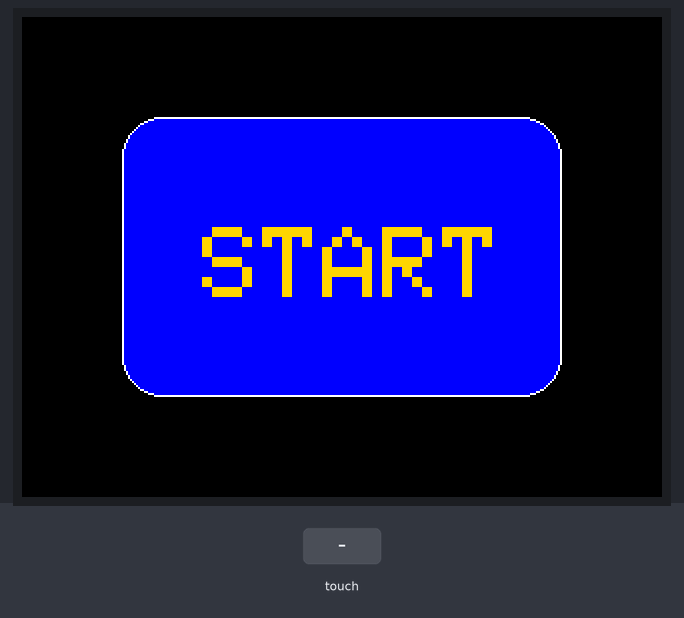
Bench run of a sketch on a simulated Arduino Uno, built with avr-gcc and run on an emulated ATmega328P. Parts: 320×240 colour display. Inputs (shaded band) come from the test bench. What the sketch prints to the serial monitor is not drawn.

Above: at 1.4 s.
1.5 s: touch panel pressed at 38 % / 30 % of its raw x / y range
At 2.0 s:
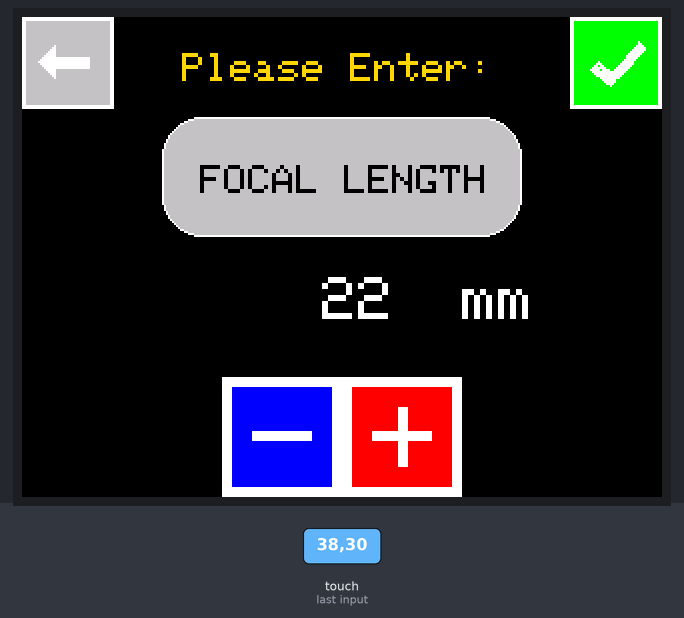
3.2 s: touch panel pressed at 87 % / 90 % of its raw x / y range
At 4.6 s:
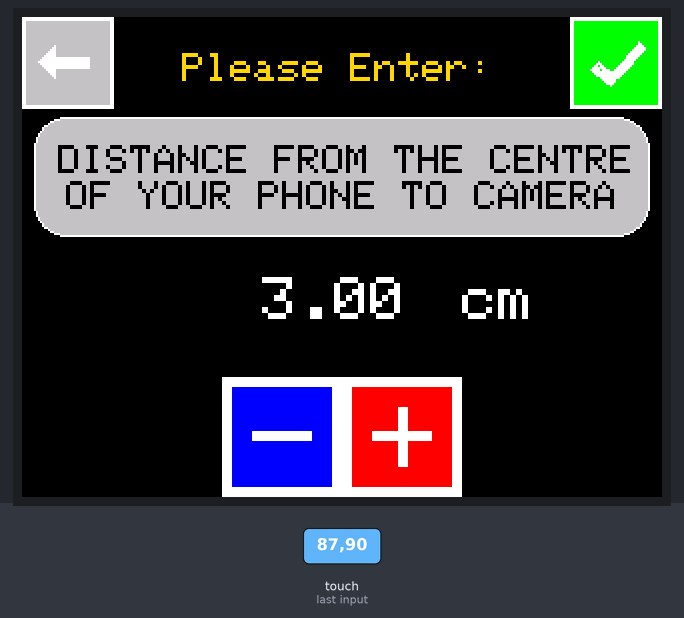
5.0 s: touch panel pressed at 87 % / 90 % of its raw x / y range
At 6.2 s:
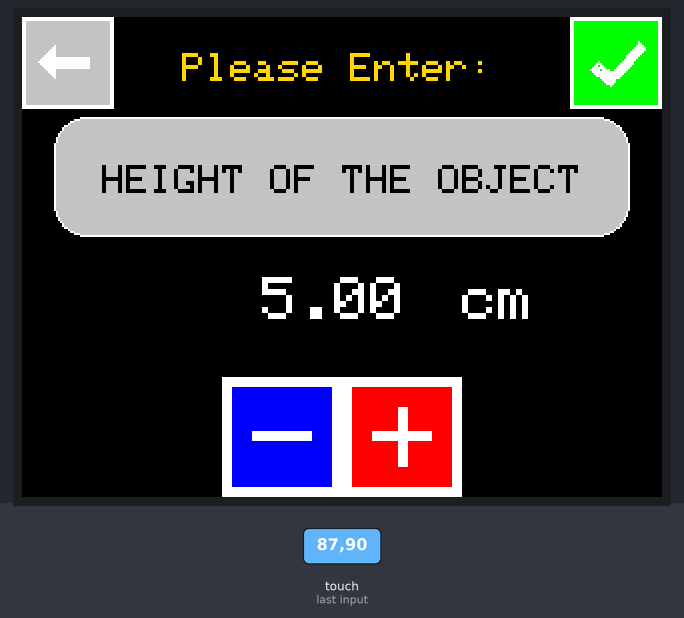
6.6 s: touch panel pressed at 87 % / 90 % of its raw x / y range
At 7.5 s:
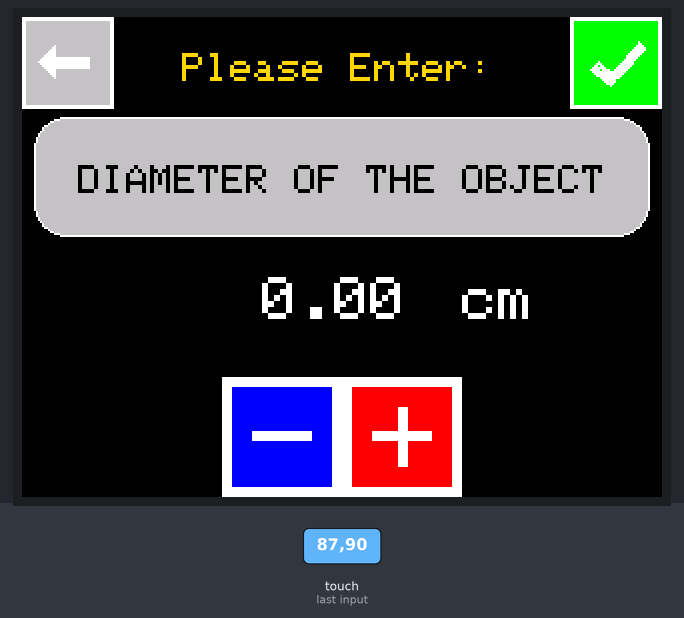
8.2 s: touch panel pressed at 87 % / 90 % of its raw x / y range
At 8.9 s:
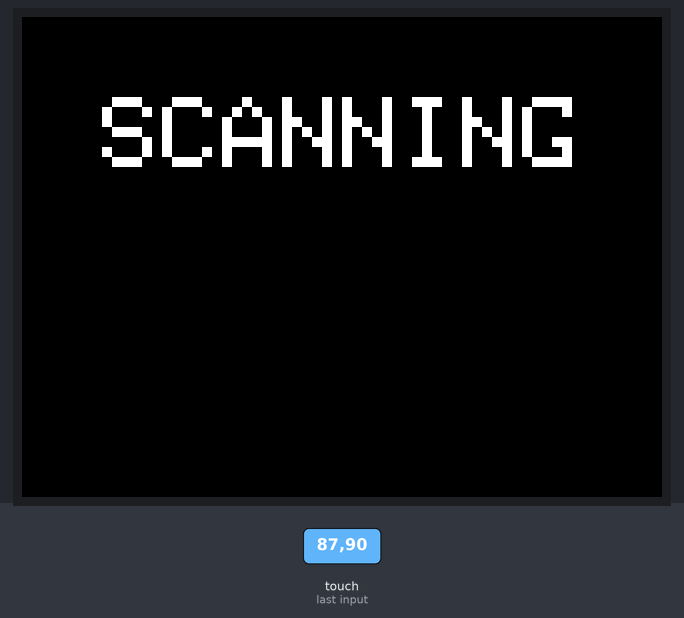
Timing chart, 0 to 11.2 s (numbered marks = the images above; inputs shaded):
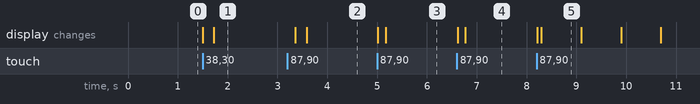

Measured:
- after the input at 1.5 s, the display: first changes at once (image 1 shows a later state)
- after the input at 3.2 s, the display: first changes after 0.16 s (image 2 shows a later state)
- after the input at 5.0 s, the display: first changes at once (image 3 shows a later state)
- after the input at 6.6 s, the display: first changes at once (image 4 shows a later state)
- after the input at 8.2 s, the display: first changes at once (image 5 shows a later state)
- what the display in image 5 shows lasts 0.8 s, from 8.3 s to 9.1 s

The sketch:

Touhcscreen_PTG.ino
```cpp
#include <Adafruit_GFX.h>    // Core graphics library
#include <Adafruit_TFTLCD.h> // Hardware-specific library
#include <TouchScreen.h> // Touch Scrren library
#include <math.h>

#define PI 3.1415926535897932384626433832795
#define sensor_width 36 //sensor width for a full frame camera
#define sensor_height 24 //sensor height for a full frame camera

#define MINPRESSURE 10
#define MAXPRESSURE 1000

#if defined(__SAM3X8E__)
    #undef __FlashStringHelper::F(string_literal)
    #define F(string_literal) string_literal
#endif

//Defining Touch Screen Pins
#define YP A3  // must be an analog pin, use "An" notation!
#define XM A2  // must be an analog pin, use "An" notation!
#define YM 23   // can be a digital pin
#define XP 22   // can be a digital pin

#define TS_MINX 150
#define TS_MINY 120
#define TS_MAXX 920
#define TS_MAXY 940

// For better pressure precision, we need to know the resistance
// between X+ and X- Use any multimeter to read it
// For the one we're using, its 300 ohms across the X plate
TouchScreen ts = TouchScreen(XP, YP, XM, YM, 300);

//Defining Analong Pins
#define LCD_CS A3 // Chip Select goes to Analog 3
#define LCD_CD A2 // Command/Data goes to Analog 2
#define LCD_WR A1 // LCD Write goes to Analog 1
#define LCD_RD A0 // LCD Read goes to Analog 0
#define LCD_RESET A4 // Can alternately just connect to Arduino's reset pin

// When using the BREAKOUT BOARD only, use these 8 data lines to the LCD:
// Data Line Connections for UNO
//   D0 connects to digital pin 8  (Notice these are
//   D1 connects to digital pin 9   NOT in order!)
//   D2 connects to digital pin 2
//   D3 connects to digital pin 3
//   D4 connects to digital pin 4
//   D5 connects to digital pin 5
//   D6 connects to digital pin 6
//   D7 connects to digital pin 7
// For the Arduino Mega, use digital pins 22 through 29
// D0 and D1 connect to 28 and 29 respectively D2-D7 connect to 22-25
// (on the 2-row header at the end of the board).

// For the Arduino Mega, use digital pins 22 through 29
// (on the 2-row header at the end of the board).
//   D0 connects to digital pin 22
//   D1 connects to digital pin 23
//   D2 connects to digital pin 24
//   D3 connects to digital pin 25
//   D4 connects to digital pin 26
//   D5 connects to digital pin 27
//   D6 connects to digital pin 28
//   D7 connects to digital pin 29

// Assign human-readable names to some common 16-bit color values:
#define BLACK   0x0000
#define BLUE    0x001F
#define RED     0xF800
#define GREEN   0x07E0
#define CYAN    0x07FF
#define MAGENTA 0xF81F
#define YELLOW  0xFFE0
#define WHITE   0xFFFF
#define GOLD    0xFEA0
#define SILVER    0xC618
#define LIME    0x07E0


Adafruit_TFTLCD tft(LCD_CS, LCD_CD, LCD_WR, LCD_RD, LCD_RESET);

//VARIABLE DECLARATIONS
int currentpage = 0; // 0 - Start Screen
int flength = 22, save_flength;
float d_centre = 3, save_d_centre;
float h_object = 5, save_h_object;
float d_object = 0, save_d_object;

int plus_1_x = -10;
int plus_2_x = 60;
int plus_1_y = 111;
int plus_2_y = 160;
int minus_1_x = -10;//same as plus_1_x
int minus_2_x = 60;//same as plus_2_x
int minus_1_y = 60;
int minus_2_y = 99;

int back_1_x = 240;
int back_2_x = 320;
int back_1_y = -10;
int back_2_y = 30;
int conf_1_x = 240;//same as back_1_x
int conf_2_x = 320;//same as back_2_x
int conf_1_y = 190;
int conf_2_y = 230;

double AOV_width; // angle of view for the width of the field of view
double AOV_height; //angle of view for the height of the field of view
double focal_length; //equivalent focal length of smartphone camera

double object_diameter;
double object_height;

void setup(void) {

  Serial.begin(9600);
  Serial.println(F("Using Adafruit 2.8\" TFT Breakout Board Pinout"));
  Serial.print("TFT size is "); Serial.print(tft.width()); Serial.print("x"); Serial.println(tft.height());

  tft.reset();

  uint16_t identifier = tft.readID();

  if(identifier == 0x9325) {
    Serial.println(F("Found ILI9325 LCD driver"));
  } else if(identifier == 0x9328) {
    Serial.println(F("Found ILI9328 LCD driver"));
  } else if(identifier == 0x7575) {
    Serial.println(F("Found HX8347G LCD driver"));
  } else if(identifier == 0x9341) {
    Serial.println(F("Found ILI9341 LCD driver"));
  } else if(identifier == 0x8357) {
    Serial.println(F("Found HX8357D LCD driver"));
  } else {
    Serial.print(F("Unknown LCD driver chip: "));
    Serial.println(identifier, HEX);
    Serial.println(F("If using the Adafruit 2.8\" TFT Arduino shield, the line:"));
    Serial.println(F("  #define USE_ADAFRUIT_SHIELD_PINOUT"));
    Serial.println(F("should appear in the library header (Adafruit_TFT.h)."));
    Serial.println(F("If using the breakout board, it should NOT be #defined!"));
    Serial.println(F("Also if using the breakout, double-check that all wiring"));
    Serial.println(F("matches the tutorial."));
    return;
  }

  tft.begin(identifier);
  tft.setRotation(3);
  start_button();
  Serial.println("\nSTART SCREEN\n");
}

void loop(void) {

  //reading touch sensor
  digitalWrite(13, HIGH);
  TSPoint p = ts.getPoint();
  digitalWrite(13, LOW);

  pinMode(XM, OUTPUT);
  pinMode(YP, OUTPUT);

  p.x = map(p.x, TS_MAXX, TS_MINX, tft.width(), 0);
  p.y = map(p.y, TS_MAXY, TS_MINY, tft.height(), 0);

  if (currentpage == 0){//START SCREEN

    if (p.z > MINPRESSURE && p.z < MAXPRESSURE) {
/*
      Serial.print("X = "); Serial.print(p.x);
      Serial.print("\tY = "); Serial.print(p.y);
      Serial.print("\tPressure = "); Serial.println(p.z);
*/
      if (p.x > 50 && p.x < 250 && p.y > 20 && p.y < 200){
        tft.fillScreen(BLACK);
        focal_length_screen(); //LOAD FOCAL LENGTH SCREEN
        currentpage = 1; //GO TO FOCAL LENGTH SCREEN
        Serial.println("FOCAL LENGTH SCREEN");
        delay (600);
      }
    }
  }

  if (currentpage == 1){//FOCAL LENGTH SCREEN
    delay(100);

    if (p.z > MINPRESSURE && p.z < MAXPRESSURE) {

      if (p.x > plus_1_x && p.x < plus_2_x && p.y > plus_1_y && p.y < plus_2_y){
        //Serial.println("Plus");
        flength++;
      }
      if (p.x > minus_1_x && p.x < minus_2_x && p.y > minus_1_y && p.y < minus_2_y){
        //Serial.println("Minus");
        flength--;
      }

      if (flength >= 30){
        flength = 30;
      }
      if (flength <= 22){
        flength = 22;
      }
      num_cover();
      tft.setCursor(150, 130);
      tft.setTextColor(WHITE);
      tft.setTextSize(3);
      tft.println(flength);
      mm();

      if (p.x > back_1_x && p.x < back_2_x && p.y > back_1_y && p.y < back_2_y){//RETURN TO START SCREEN

        tft.fillScreen(BLACK);
        start_button();
        flength = 22;
        currentpage = 0; //BACK TO START SCREEN
        Serial.println("START SCREEN\n");
      }
      if (p.x > conf_1_x && p.x < conf_2_x && p.y > conf_1_y && p.y < conf_2_y){//GO TO DISTANCE FROM CENTRE SCREEN
        save_flength = flength;//SAVED FOCAL LENGTH VARIABLE
        Serial.print("The saved focal length is ");
        Serial.println(save_flength);
        tft.fillScreen(BLACK);
        p.x = 0;
        p.y = 0;
        distance_from_centre();
        currentpage = 2; //GO TO DISTANCE FROM SCREEN
        Serial.println("\nDISTANCE FROM CENTRE SCREEN");
        delay (600);
      }
    }
  }


  if (currentpage == 2){//DISTANCE FROM CENTRE SCREEN

    if (p.z > MINPRESSURE && p.z < MAXPRESSURE) {
      if (p.x > plus_1_x && p.x < plus_2_x && p.y > plus_1_y && p.y < plus_2_y){
        d_centre += 0.1;
      }
      if (p.x > minus_1_x && p.x < minus_2_x && p.y > minus_1_y && p.y < minus_2_y){
        d_centre -= 0.1;
      }
      if (d_centre >= 6){//MAX DISTANCE FROM CENTRE
        d_centre = 6;
      }
      if (d_centre <= 3){//MIN DISTANCE FROM CENTRE
        d_centre = 3;
      }
      num_cover();
      tft.setCursor(120, 130);
      tft.setTextColor(WHITE);
      tft.setTextSize(3);
      tft.println(d_centre);
      cm();

      if (p.x > back_1_x && p.x < back_2_x && p.y > back_1_y && p.y < back_2_y){//RETURN TO FOCAL LENGTH SCREEN
        tft.fillScreen(BLACK);
        focal_length_screen();
        d_centre = 3;
        currentpage = 1; //BACK TO FOCAL LENGTH SCREEN
        Serial.println("\nFOCAL LENGTH SCREEN");
      }
      if (p.x > conf_1_x && p.x < conf_2_x && p.y > conf_1_y && p.y < conf_2_y){//GO TO HEIGHT OF OBJECT SCREEN
        save_d_centre = d_centre;//SAVED DISTANCE FROM CENTRE
        Serial.print("The saved distance from centre is ");
        Serial.println(save_d_centre);
        p.x = 0;
        p.y = 0;
        height_of_object();
        currentpage = 3; //GO TO HEIGHT OF OBJECT SCREEN
        Serial.println("\nHEIGHT OF OBJECT SCREEN SCREEN");
        delay (600);
      }
    }
  }


  if (currentpage == 3){//HEIGHT OF OBJECT SCREEN

    if (p.z > MINPRESSURE && p.z < MAXPRESSURE) {
      if (p.x > plus_1_x && p.x < plus_2_x && p.y > plus_1_y && p.y < plus_2_y){
        h_object += 0.1;
      }
      if (p.x > minus_1_x && p.x < minus_2_x && p.y > minus_1_y && p.y < minus_2_y){
        h_object -= 0.1;
      }
      if (h_object >= 25){//MAX HEIGHT OF OBJECT
        h_object = 25;
      }
      if (h_object <= 5){//MIN HEIGHT OF OBJECT
        h_object = 5;
      }
      num_cover();
      tft.setCursor(120, 130);
      tft.setTextColor(WHITE);
      tft.setTextSize(3);
      tft.println(h_object);
      cm();

      if (p.x > back_1_x && p.x < back_2_x && p.y > back_1_y && p.y < back_2_y){//RETURN TO DISTANCE FROM CENTRE SCREEN
        tft.fillScreen(BLACK);
        distance_from_centre();
        h_object = 5;
        currentpage = 2; //BACK TO DISTANCE FROM CENTRE SCREEN
        Serial.println("\nDISTANCE FROM CENTRE SCREEN");
      }
      if (p.x > conf_1_x && p.x < conf_2_x && p.y > conf_1_y && p.y < conf_2_y){//GO TO DIAMETER OF OBJECT SCREEN
        save_h_object = h_object;//SAVED DISTANCE FROM CENTRE
        Serial.print("The height of object is ");
        Serial.println(save_h_object);
        p.x = 0;
        p.y = 0;
        diameter_of_object();
        currentpage = 4; //GO TO DIAMETER OF OBJECT
        Serial.println("\nDIAMETER OF OBJECT SCREEN");
        delay (600);
      }
    }
  }


  if (currentpage == 4){//DIAMETER OF OBJECT SCREEN
    if (p.z > MINPRESSURE && p.z < MAXPRESSURE) {
      if (p.x > plus_1_x && p.x < plus_2_x && p.y > plus_1_y && p.y < plus_2_y){
        d_object += 0.1;
      }
      if (p.x > minus_1_x && p.x < minus_2_x && p.y > minus_1_y && p.y < minus_2_y){
        d_object -= 0.1;
      }
      if (d_object >= 20){//MAX DIAMETER OF OBJECT
        d_object = 20;
      }
      if (d_object <= 0){//MIN DIAMETER OF OBJECT
        d_object = 0;
      }
      num_cover();
      tft.setCursor(120, 130);
      tft.setTextColor(WHITE);
      tft.setTextSize(3);
      tft.println(d_object);
      cm();

      if (p.x > back_1_x && p.x < back_2_x && p.y > back_1_y && p.y < back_2_y){//RETURN TO HEIGHT OF OBJECT SCREEN
        tft.fillScreen(BLACK);
        height_of_object();
        d_object = 0;
        currentpage = 3; //BACK TO HEIGHT OF OBJECT SCREEN
        Serial.println("\nHEIGHT OF OBJECT SCREEN");
      }
      if (p.x > conf_1_x && p.x < conf_2_x && p.y > conf_1_y && p.y < conf_2_y){//GO TO DIAMETER OF OBJECT SCREEN
        save_d_object =d_object;//SAVED DISTANCE FROM CENTRE
        Serial.print("The diameter of object is ");
        Serial.println(save_d_object);
        p.x = 0;
        p.y = 0;
        start_scanning();
        currentpage = 5; //START SCANNING
        Serial.println("\nSTART SCANNING");
        delay (600);

        calc_AOV();
      }
    }
  }
}

void please_enter(){
    tft.setCursor(80, 18);
    tft.setTextColor(GOLD);
    tft.setTextSize(2);
    tft.println("Please Enter:");
    return;
}
void back_button(){
    tft.fillRect(0, 0, 46, 46, WHITE);
    tft.fillRect(2, 2, 42, 42, SILVER);
    tft.fillTriangle(8, 22, 16, 14, 16, 30, WHITE);
    tft.fillRect(16, 20, 18, 6, WHITE);

}
void plus_minus(){
    tft.fillRect(160, 180, 60, 60, WHITE);
    tft.fillRect(165, 185, 50, 50, RED);
    tft.fillRect(188, 195, 5, 30, WHITE);
    tft.fillRect(175, 207, 30, 5, WHITE);

    tft.fillRect(100, 180, 60, 60, WHITE);
    tft.fillRect(105, 185, 50, 50, BLUE);
    tft.fillRect(115, 207, 30, 5, WHITE);
    return;
}
void confirm_button(){
    tft.fillRect(274, 0, 46, 46, WHITE);
    tft.fillRect(276, 2, 42, 42, GREEN);
    tft.fillTriangle(284, 26, 287, 23, 294, 34, WHITE);
    tft.fillTriangle(297, 29, 288, 22, 294, 34, WHITE);
    tft.fillTriangle(298, 30, 308, 12, 311, 15, WHITE);
    tft.fillTriangle(298, 30, 308, 12, 295, 27, WHITE);

}
void num_cover(){
  tft.fillRect(65, 115, 200, 60, BLACK);
}
void start_button(){
  tft.fillScreen(BLACK);
  tft.fillRoundRect(50, 50, 220, 140, 20, BLUE);
  tft.drawRoundRect(50, 50, 220, 140, 20, WHITE);

  tft.setCursor(90, 105);
  tft.setTextColor(GOLD);
  tft.setTextSize(5);
  tft.println("START");
  return;
}

void mm(){
    tft.setCursor(220, 130);
    tft.setTextColor(WHITE);
    tft.setTextSize(3);
    tft.println("mm");
    return;
}

void cm(){
    tft.setCursor(220, 130);
    tft.setTextColor(WHITE);
    tft.setTextSize(3);
    tft.println("cm");
    return;
}
void focal_length_screen(){

    tft.fillScreen(BLACK);
    plus_minus();
    please_enter();
    back_button();
    confirm_button();

    tft.fillRoundRect(70, 50, 180, 60, 20, SILVER);
    tft.drawRoundRect(70, 50, 180, 60, 20, WHITE);
    tft.setCursor(89, 74);
    tft.setTextColor(BLACK);
    tft.setTextSize(2);
    tft.println("FOCAL LENGTH");

    num_cover();
    tft.setCursor(150, 130);
    tft.setTextColor(WHITE);
    tft.setTextSize(3);
    tft.println(flength);
    mm();

    return;
}
void distance_from_centre(){

    tft.fillScreen(BLACK);
    plus_minus();
    please_enter();
    back_button();
    confirm_button();


    tft.fillRoundRect(6, 50, 308, 60, 16, SILVER);
    tft.drawRoundRect(6, 50, 308, 60, 16, WHITE);
    tft.setCursor(18, 64);
    tft.setTextColor(BLACK);
    tft.setTextSize(2);
    tft.println("DISTANCE FROM THE CENTRE");
    tft.setCursor(10, 82);
    tft.println(" OF YOUR PHONE TO CAMERA");

    num_cover();
    tft.setCursor(120, 130);
    tft.setTextColor(WHITE);
    tft.setTextSize(3);
    tft.println(d_centre);
    cm();
    return;
}

void height_of_object(){

    tft.fillScreen(BLACK);
    plus_minus();
    please_enter();
    back_button();
    confirm_button();

    tft.fillRoundRect(16, 50, 288, 60, 16, SILVER);
    tft.drawRoundRect(16, 50, 288, 60, 16, WHITE);
    tft.setCursor(40, 74);
    tft.setTextColor(BLACK);
    tft.setTextSize(2);
    tft.println("HEIGHT OF THE OBJECT");

    num_cover();
    tft.setCursor(120, 130);
    tft.setTextColor(WHITE);
    tft.setTextSize(3);
    tft.println(h_object);
    cm();
    return;
}

void diameter_of_object(){

    tft.fillScreen(BLACK);
    plus_minus();
    please_enter();
    back_button();
    confirm_button();

    tft.fillRoundRect(6, 50, 308, 60, 16, SILVER);
    tft.drawRoundRect(6, 50, 308, 60, 16, WHITE);
    tft.setCursor(28, 74);
    tft.setTextColor(BLACK);
    tft.setTextSize(2);
    tft.println("DIAMETER OF THE OBJECT");

    num_cover();
    tft.setCursor(120, 130);
    tft.setTextColor(WHITE);
    tft.setTextSize(3);
    tft.println(d_object);
    cm();
    return;
}

void start_scanning(){
    int i;
    int box = 20;

    tft.fillScreen(BLACK);
    tft.setCursor(40, 40);
    tft.setTextColor(WHITE);
    tft.setTextSize(5);
    tft.println("SCANNING");

    for(i=2; i <= 6; i+=2){
      delay(800);
      tft.fillRect(70+box*i, 100, box, box, WHITE);

      if(i == 6){
        delay(800);
        i = 0;
        tft.fillRect(100, 90, 180, 40, BLACK);
      }
    }
    return;
}

void calc_AOV(){

  int focal_length;
  focal_length = save_flength;

  AOV_width = 2*atan(sensor_width/(2*focal_length));
  AOV_height = 2*atan(sensor_height/(2*focal_length));
}

float calc_minimum_distance(double view_angle){
  double minimum_distance;
  double min_distance_width;
  double min_distance_height;
  double alpha;
  double beta;
  double gamma;
  double length_AC;
  double length_AD;
  double length_DC;
  double length_AE;

  double object_diameter;
  double object_height;
  double distance_camera;

  object_diameter = save_d_object;
  object_height = save_h_object;
  distance_camera = save_d_centre;

  alpha = AOV_height/2;
  beta = view_angle;
  length_AC = (object_height/2)/cos(beta);
  length_AD = sqrt(pow(object_height/2,2) + pow(object_diameter/2,2));
  gamma = (PI/2)-atan(object_height/object_diameter) - beta;
  length_DC = sqrt(pow(length_AD,2) + pow(length_AC,2)-2*(length_AD)*(length_AC)*cos(gamma));

  min_distance_height = (length_AC + sin(alpha+beta)/((sin(PI/2-alpha))/length_DC))/tan(alpha);
  min_distance_width = object_diameter/(2*tan(AOV_width/2));

  if (min_distance_height<min_distance_width){
    minimum_distance = min_distance_width;
  }
  else{
    minimum_distance = min_distance_height;
  }

  Serial.print("Minimum distance is: ");
  Serial.println(minimum_distance);
  return minimum_distance;

}
```
